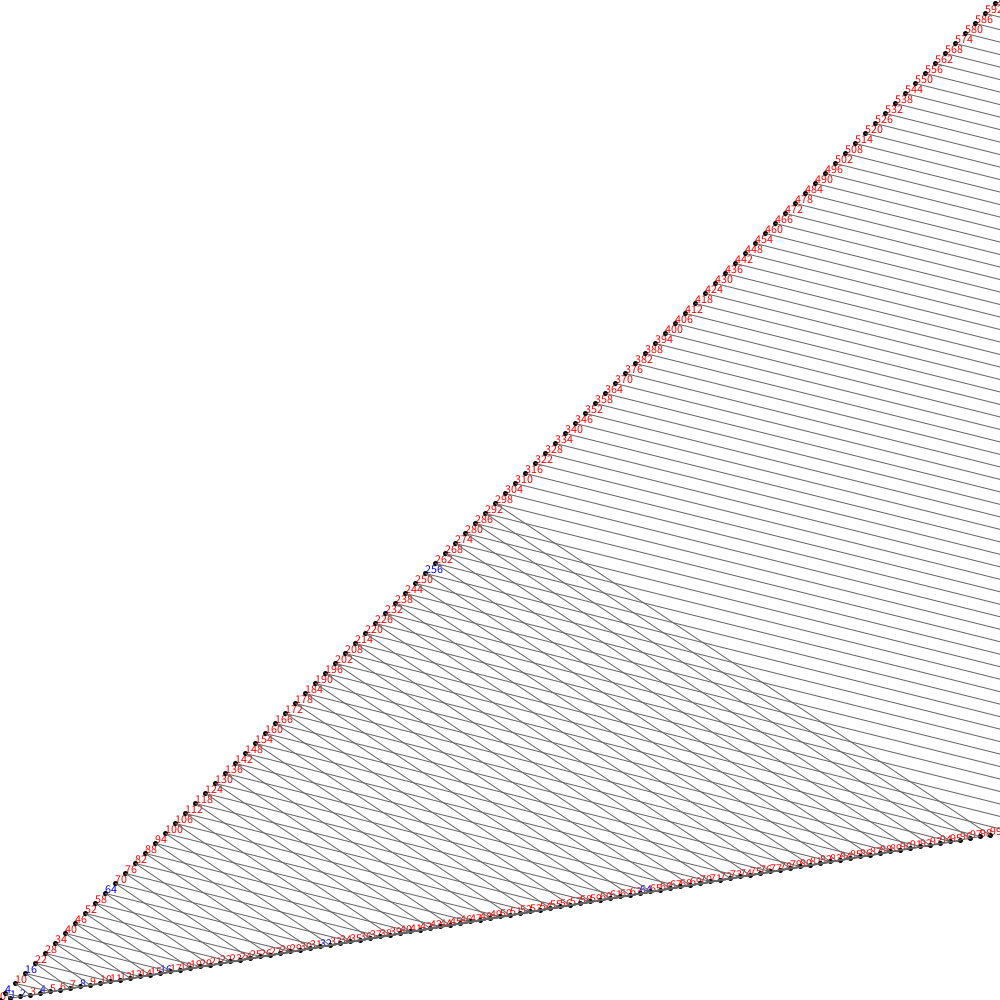
Frame 1 (no input)
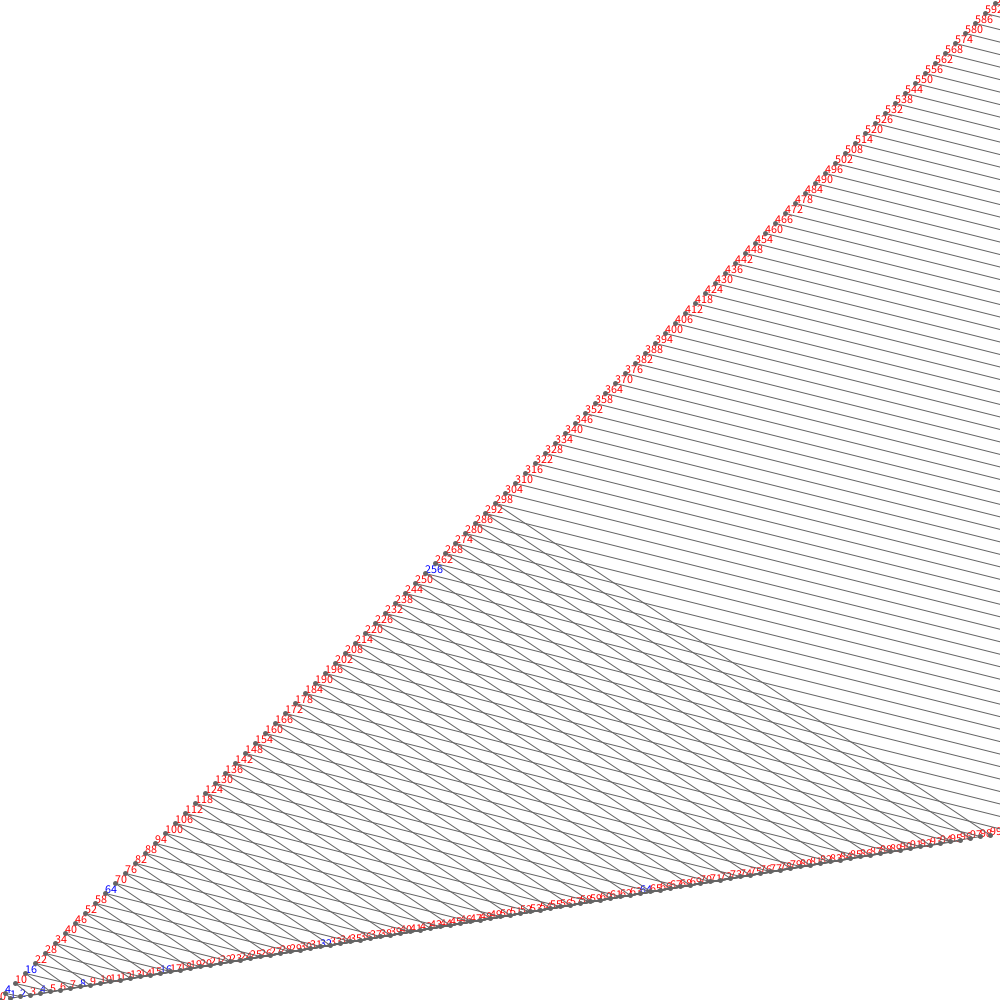
Frame 60 (the mouse pressed at the canvas centre just before this capture)
Frame 120 (the mouse held since frame 60 and released just before this capture): identical to frame 60, image omitted

The Processing sketch that drew these frames (run headless with seeded random() and noise(); from frame 60 on, the mouse is pressed at the canvas centre):

// Processing sketch: collatz_graph
// ── collatz_graph.pde
int index = 1;
int starter = 10;
ArrayList<PVector> indexes = new ArrayList();
float scale = 1;
int[] values = new int[200];

float scl;
float scl2;

PVector moveXY = new PVector(0,0);

void setup() {
  size(1000,1000);
  for(int i = 0;i < values.length;i++){
    if(i % 2 == 0){
      values[i] = i/2;
    }else{
      values[i] = i*3+1;
    }                                                                                                                
  }
  println(values);
  scl = width/values.length*scale;
  scl2 = scl/3*scale;
  while(index != 1){
    for(int i = 0;i < values.length;i++){
      if(values[i] % 2 == 0){
        //if()
      }else{
        
      }
    }
  }
}
void draw() {
  background(255);
  scl = width/values.length*scale;
  scl2 = scl/3*scale;
  for(int i = 0;i < values.length;i++){
    strokeWeight(5);
    fill(255,0,0);
    if(log(values[i])/log(2) - round(log(values[i])/log(2)) == 0){
      fill(0,0,255);
    }
    text(values[i],i*scl+moveXY.x,height-values[i]*scl2+moveXY.y);
    point(i*scl+moveXY.x,height-values[i]*scl2+moveXY.y);
  }
  for(int i = 0;i < values.length;i++){
    strokeWeight(1);
    stroke(100);
    if(values[i] % 2 == 0){
      line(i*scl+moveXY.x,height-values[i]*scl2+moveXY.y,values[i]*scl+moveXY.x,height-values[i]/2*scl2+moveXY.y);
    }else{
      line(i*scl+moveXY.x,height-values[i]*scl2+moveXY.y,values[i]*scl+moveXY.x,height-(values[i]*3+1)*scl2+moveXY.y);
    }
  }
  
  //scale+=0.001;
}
